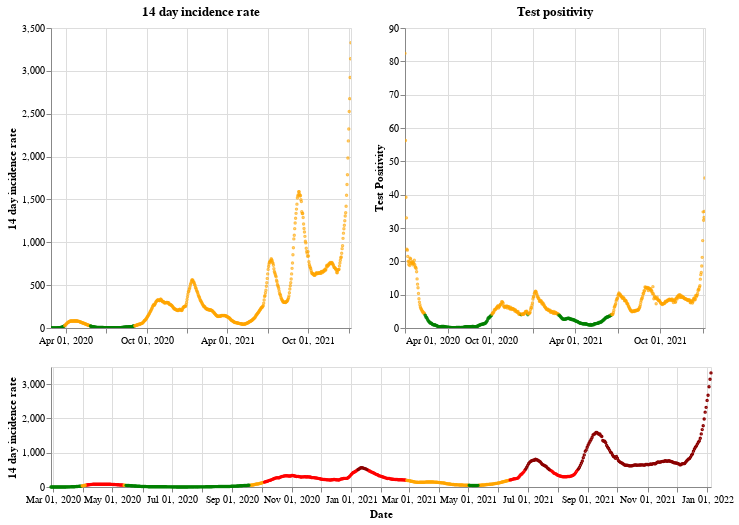

Write notebook code for a chart like this one.
### Markdown cell above
## Scotland

### Code cell
plot_traffic_light('Scotland')

### Figure 1 — Vega-Lite specification as saved in the notebook (floating-point values rounded to 4 significant figures; data arrays with more than 128 entries replaced by an {"elided": "..."} marker saying what was removed)
{"config": {"view": {"continuousWidth": 400, "continuousHeight": 300}}, "vconcat": [{"hconcat": [{"mark": {"type": "point", "size": 2}, "encoding": {"color": {"condition": {"value": "green", "test": "(datum.twoWeeklyCasesRate <= 25)"}, "value": "orange"}, "tooltip": [{"type": "nominal", "field": "areaName"}, {"type": "temporal", "field": "date"}, {"type": "quantitative", "field": "twoWeeklyCasesRate"}, {"type": "quantitative", "field": "testPositivity"}], "x": {"type": "temporal", "axis": {"title": ""}, "field": "date", "scale": {"domain": {"selection": "DateBrush"}}, "timeUnit": "yearmonthdate"}, "y": {"type": "quantitative", "axis": {"title": "14 day incidence rate"}, "field": "twoWeeklyCasesRate"}}, "title": "14 day incidence rate", "width": 300}, {"mark": {"type": "point", "size": 2}, "encoding": {"color": {"condition": {"value": "green", "test": "(datum.testPositivity <= 4)"}, "value": "orange"}, "tooltip": [{"type": "nominal", "field": "areaName"}, {"type": "temporal", "field": "date"}, {"type": "quantitative", "field": "twoWeeklyCasesRate"}, {"type": "quantitative", "field": "testPositivity"}], "x": {"type": "temporal", "axis": {"title": ""}, "field": "date", "scale": {"domain": {"selection": "DateBrush"}}, "timeUnit": "yearmonthdate"}, "y": {"type": "quantitative", "axis": {"title": "Test Positivity"}, "field": "testPositivity"}}, "title": "Test positivity", "width": 300}]}, {"layer": [{"mark": {"type": "point", "size": 2}, "encoding": {"color": {"condition": {"value": "orange", "test": "(((datum.testPositivity < 4) && (datum.twoWeeklyCasesRate >= 50)) && (datum.twoWeeklyCasesRate < 200))"}, "value": "red"}, "opacity": {"condition": {"value": 1, "test": "((datum.twoWeeklyCasesRate >= 50) && (datum.twoWeeklyCasesRate < 500))"}, "value": 0}, "tooltip": [{"type": "nominal", "field": "areaName"}, {"type": "temporal", "field": "date"}, {"type": "quantitative", "field": "twoWeeklyCasesRate"}, {"type": "quantitative", "field": "testPositivity"}], "x": {"type": "temporal", "axis": {"title": "Date"}, "field": "date", "timeUnit": "yearmonthdate"}, "y": {"type": "quantitative", "axis": {"title": "14 day incidence rate"}, "field": "twoWeeklyCasesRate"}}, "selection": {"DateBrush": {"type": "interval", "encodings": ["x"], "fields": ["Time"]}}}, {"mark": {"type": "point", "size": 2}, "encoding": {"color": {"value": "darkred"}, "opacity": {"condition": {"value": 1, "test": "(datum.twoWeeklyCasesRate >= 500)"}, "value": 0}, "tooltip": [{"type": "nominal", "field": "areaName"}, {"type": "temporal", "field": "date"}, {"type": "quantitative", "field": "twoWeeklyCasesRate"}, {"type": "quantitative", "field": "testPositivity"}], "x": {"type": "temporal", "axis": {"title": "Date"}, "field": "date", "timeUnit": "yearmonthdate"}, "y": {"type": "quantitative", "axis": {"title": "14 day incidence rate"}, "field": "twoWeeklyCasesRate"}}}, {"mark": {"type": "point", "size": 2}, "encoding": {"color": {"condition": {"value": "green", "test": "((datum.testPositivity < 4) && (datum.twoWeeklyCasesRate < 50))"}, "value": "orange"}, "opacity": {"condition": {"value": 1, "test": "(datum.twoWeeklyCasesRate < 50)"}, "value": 0}, "tooltip": [{"type": "nominal", "field": "areaName"}, {"type": "temporal", "field": "date"}, {"type": "quantitative", "field": "twoWeeklyCasesRate"}, {"type": "quantitative", "field": "testPositivity"}], "x": {"type": "temporal", "axis": {"title": "Date"}, "field": "date", "timeUnit": "yearmonthdate"}, "y": {"type": "quantitative", "axis": {"title": "14 day incidence rate"}, "field": "twoWeeklyCasesRate"}}}], "height": 120, "width": 660}], "data": {"name": "data-9b5cba068834d5a14f0d527c0afe2f31"}, "$schema": "https://vega.github.io/schema/vega-lite/v4.8.1.json", "datasets": {"data-9b5cba068834d5a14f0d527c0afe2f31": {"elided": "678 records"}}}
